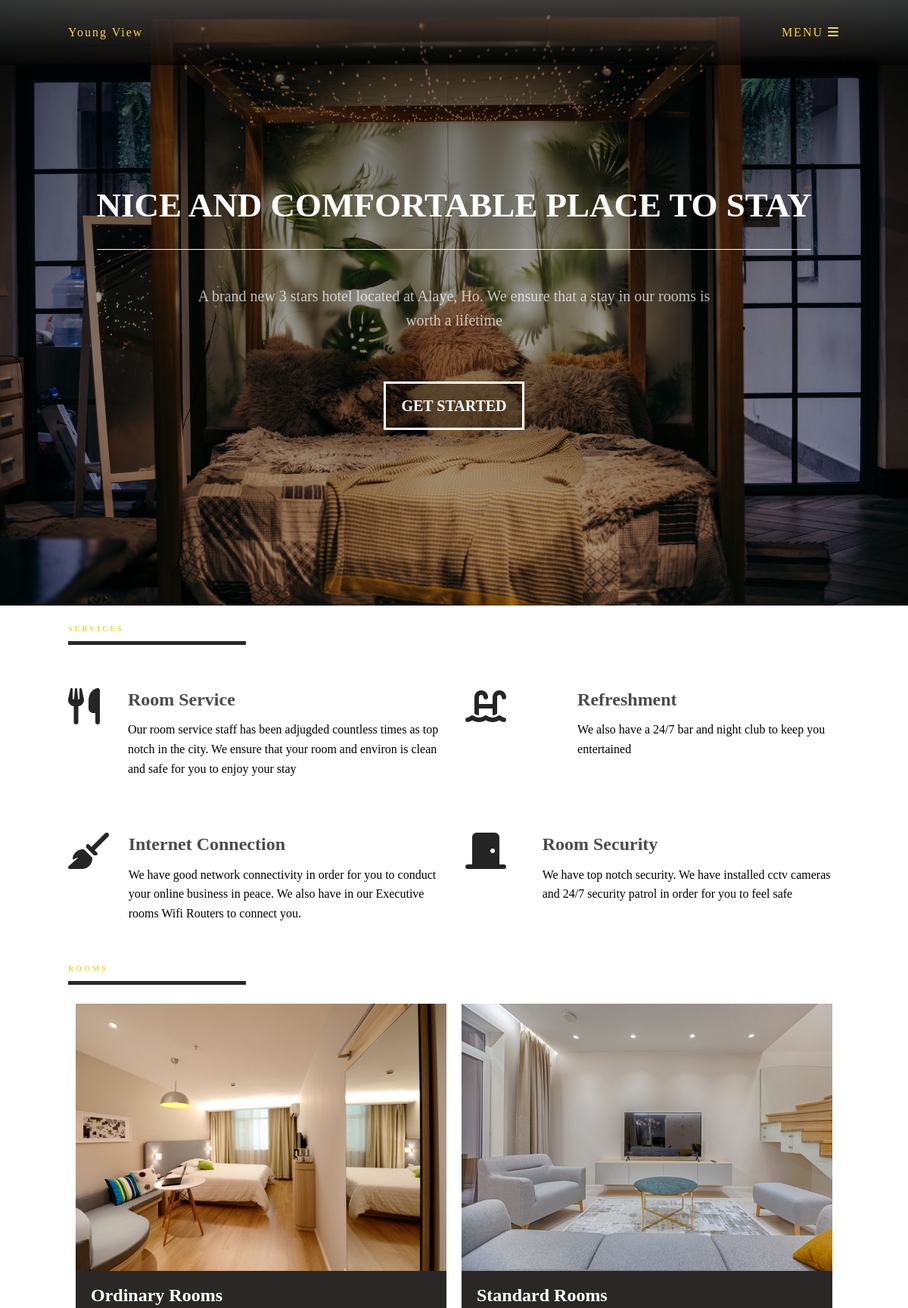
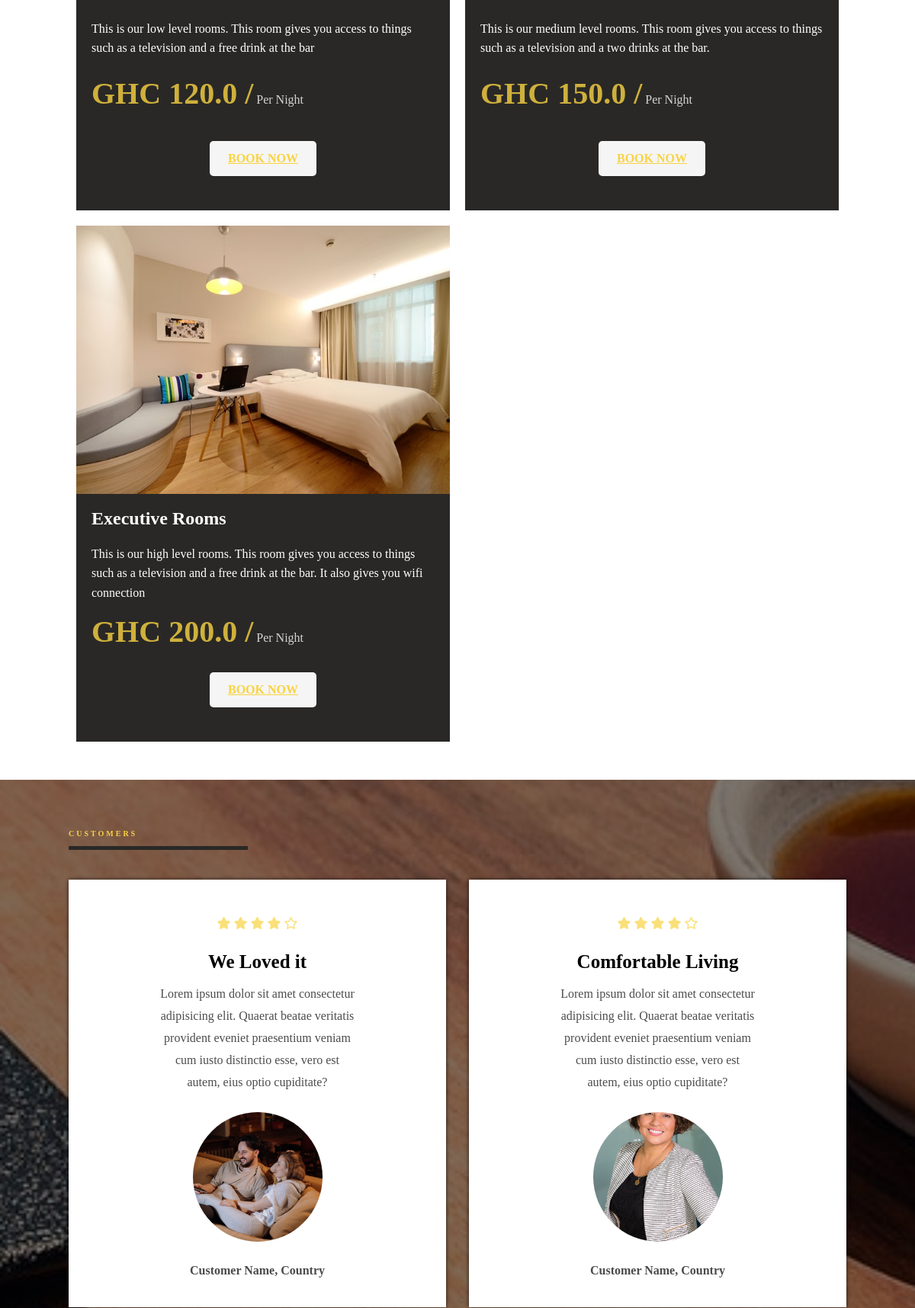
The page / (upper part) on the database its author committed (2 pictures, top to bottom).
### receptionist/models.py (models this page shows, shortened)
class Collective_Room(models.Model):
    name = models.CharField(max_length=100, primary_key=True)
    price = models.FloatField()
    description = models.TextField(max_length=200)
    img = models.ImageField(upload_to= 'room_images')

### users/views.py (the view)
def index(request):
    rooms = Collective_Room.objects.all()
    return render(request, 'user_main.html', {'rooms':rooms})

### templates/user_main.html (shortened to what this page needs)
{% load static %}
<!DOCTYPE html>
<html>
    <head>
        <link rel="stylesheet" href={% static "main.css" %}>
    </head>
    <body>
        <header class = "header" id = "header">
            <div class = "head-top">
                <div class = "site-name">
                    <span>Young View</span>
                </div>
                <div class = "site-nav">
                    <span id = "nav-btn">MENU <i class = "fas fa-bars"></i></span>
                </div>
            </div>
            <div class = "head-bottom flex">
                <h2>NICE AND COMFORTABLE PLACE TO STAY</h2>
                <p>A brand new 3 stars hotel located at Alaye, Ho. We ensure that a stay in our rooms is worth a lifetime</p>
                <a href="#rooms" class = "head-btn">GET STARTED</a>
            </div>
        </header>
        <section class = "services sec-width" id = "services">
            <div class = "title">
                <h2>services</h2>
            </div>
            <div class = "services-container">
                <article class = "service">
                    <div class = "service-icon">
                        <span>
                            <i class = "fas fa-utensils"></i>
                        </span>
                    </div>
                    <div class = "service-content">
                        <h2>Room Service</h2>
                        <p>Our room service staff has been adjugded countless times as top notch in the city. We ensure that your room and environ is clean and safe for you to enjoy your stay</p>
                    </div>
                </article>
                <article class = "service">
                    <div class = "service-icon">
                        <span>
                            <i class = "fas fa-swimming-pool"></i>
                        </span>
                    </div>
                    <div class = "service-content">
                        <h2>Refreshment</h2>
                        <p>We also have a 24/7 bar and night club to keep you entertained</p>
                    </div>
                </article>
                <article class = "service">
                    <div class = "service-icon">
                        <span>
                            <i class = "fas fa-broom"></i>
                        </span>
                    </div>
                    <div class = "service-content">
                        <h2>Internet Connection</h2>
                        <p>We have good network connectivity in order for you to conduct your online business in peace. We also have in our Executive rooms Wifi Routers to connect you.</p>
                    </div>
                </article>
                <article class = "service">
                    <div class = "service-icon">
                        <span>
                            <i class = "fas fa-door-closed"></i>
                        </span>
                    </div>
                    <div class = "service-content">
                        <h2>Room Security</h2>
                        <p>We have top notch security. We have installed cctv cameras and 24/7 security patrol in order for you to feel safe</p>
                    </div>
                </article>
            </div>
        </section>
        <section class = "rooms sec-width" id = "rooms">
            <div class = "title">
                <h2>rooms</h2>
            </div>
            <div class = "rooms-container">
                {% for room in rooms %}
                <article class = "room">
                    <div class = "room-image">
                        <img src = {{ room.img.url }} alt = "room image">
                    </div>
                    <div class = "room-text">
                        <h3>{{room.name}} Rooms</h3>
                        <p>{{room.description}}</p>
                        <p class = "rate">
                            <span>GHC {{room.price}} /</span> Per Night
                        </p>
                        <a type = "button" href="/booking/{{room.name}}" class = "btn">book now</a>
                    </div>
                </article>
                {% endfor %}
            </div>
        </section>
        <section class = "customers" id = "customers">
            <div class = "sec-width">
                <div class = "title">
                    <h2>customers</h2>
                </div>
                <div class = "customers-container">
                    <div class = "customer">
                        <div class = "rating">
                            <span><i class = "fas fa-star"></i></span>
                            <span><i class = "fas fa-star"></i></span>
                            <span><i class = "fas fa-star"></i></span>
                            <span><i class = "fas fa-star"></i></span>
                            <span><i class = "far fa-star"></i></span>
                        </div>
                        <h3>We Loved it</h3>
                        <p>Lorem ipsum dolor sit amet consectetur adipisicing elit. Quaerat beatae veritatis provident eveniet praesentium veniam cum iusto distinctio esse, vero est autem, eius optio cupiditate?</p>
                        <img src = {% static "images/cus1.jpg" %} alt = "customer image">
                        <span>Customer Name, Country</span>
                    </div>
                    <div class = "customer">
                        <div class = "rating">
                            <span><i class = "fas fa-star"></i></span>
                            <span><i class = "fas fa-star"></i></span>
                            <span><i class = "fas fa-star"></i></span>
                            <span><i class = "fas fa-star"></i></span>
                            <span><i class = "far fa-star"></i></span>
                        </div>
                        <h3>Comfortable Living</h3>
                        <p>Lorem ipsum dolor sit amet consectetur adipisicing elit. Quaerat beatae veritatis provident eveniet praesentium veniam cum iusto distinctio esse, vero est autem, eius optio cupiditate?</p>
                        <img src = {% static "images/cus2.jpg" %} alt = "customer image">
                        <span>Customer Name, Country</span>
                    </div>
                </div>
            </div>
        </section>
    </body>
</html>

### static/main.css (style rules this page uses)
:root { --transition: all 0.7s ease; --yellow: #f9d342; --dark: #292826; }
* { box-sizing: border-box; padding: 0; margin: 0; font-family: Poppins, serif; }
html { scroll-behavior: smooth; }
body { line-height: 1.6; }
.btn { font-size: 16px; text-transform: uppercase; font-weight: 600; border: none; display: flex; color: var(--yellow); justify-content: center; align-items: center; background: whitesmoke; border-radius: 5px; padding: 10px; width: 140px; margin: 15px auto; cursor: pointer; transition: var(--transition); }
.flex { display: flex; flex-direction: column; justify-content: center; align-items: center; }
h1, h2, h3, h4, h5, h6 { padding: 8px 0; }
img { width: 100%; display: block; }
.header { background: linear-gradient(rgba(0, 0, 0, 0.6), rgba(0, 0, 0, 0.2)), url("images/banner-img.jpg") center/cover no-repeat; min-height: 100vh; color: #fff; display: flex; flex-direction: column; align-content: stretch; }
.head-top { display: flex; justify-content: space-between; align-items: center; background: linear-gradient(to bottom, rgba(255, 255, 255, 0.192), rgba(0, 0, 0, 0.562)); position: fixed; padding: 30px 90px; width: 100%; z-index: 9; }
.head-top span { cursor: pointer; letter-spacing: 2px; transition: var(--transition); color: #f9d342; }
.head-bottom { flex: 1; text-align: center; width: 80vw; margin: 0 auto; }
.head-bottom h2 { padding: 22px 0; font-size: 45px; border-bottom: 1px solid #fff; }
.head-bottom p { opacity: 0.7; font-size: 20px; margin: 45px auto; width: 60vw; }
.head-btn { margin: 20px 0; font-size: 20px; font-weight: bold; border: 3px solid #fff; background: transparent; padding: 13px 20px; background: rgba(0, 0, 0, 0.3); color: #fff; cursor: pointer; transition: var(--transition); text-decoration: none; }
.title { text-transform: uppercase; letter-spacing: 3px; font-size: 30px; color: var(--yellow); border-bottom: 5px solid var(--dark); width: 235px; margin: 15px 0; }
.sec-width { width: 85vw; margin: 0 auto!important; }
.services { margin: 40px 0; }
.service { display: flex; margin: 30px 0; }
.service-icon { flex: 30%; align-self: flex-start; font-size: 48px; color: #252525; }
.service-content { padding-left: 20px; }
.service-content h2 { opacity: 0.7; }
@media (min-width: 992px) { .services-container { display: grid; grid-template-columns: repeat(2, 1fr); grid-column-gap: 30px; } }
@media (min-width: 992px) { .title h2 { font-size: 10px!important; } }
.rooms { margin: 40px 0; }
.room { margin: 45px 0; padding-bottom: 25px; background: var(--dark); color: #fff; }
.room-text { display: flex; flex-direction: column; justify-content: space-between; height: 300px; padding: 5px 20px; }
.room-text h3 { font-size: 24px; }
.rate { opacity: 0.8; }
.rate span { font-size: 40px; font-weight: 900; color: var(--yellow); }
.room-image { overflow: hidden; }
.room-image img { transition: var(--transition); }
@media (min-width: 900px) { .rooms-container { display: flex; flex-wrap: wrap; } }
@media (min-width: 900px) { .room { flex: 0 0 calc(50% - 20px); margin: 10px; } }
.customers { margin-top: 40px; padding: 40px 0; background: linear-gradient(rgba(0, 0, 0, 0.5), rgba(0, 0, 0, 0.5)), url("images/customer-banner.jpg") center/cover no-repeat fixed; }
.customer { background: #fff; padding: 35px; text-align: center; margin: 24px 0; box-shadow: 0px 0px 5px rgba(0, 0, 0, 0.75); cursor: pointer; transition: var(--transition); }
.rating { margin: 10px 0; color: var(--yellow); }
.customer h3 { font-size: 25px; }
.customer p { opacity: 0.7; line-height: 1.8; width: 60%; margin: 0 auto; }
.customer img { width: 170px; height: 170px; border-radius: 50%; margin: 25px auto; }
.customer span { font-weight: 700; opacity: 0.7; }
@media (min-width: 992px) { .customers-container { display: grid; grid-template-columns: repeat(2, 1fr); grid-gap: 30px; } }

### rows shown on the page
Collective_Room: img (picture), name "Ordinary", description "This is our low level rooms. This room gives you access to things such as a television and a free drink at the bar", price "120.0"
Collective_Room: img (picture), name "Standard", description "This is our medium level rooms. This room gives you access to things such as a television and a two drinks at the bar.", price "150.0"
Collective_Room: img (picture), name "Executive", description "This is our high level rooms. This room gives you access to things such as a television and a free drink at the bar. It also gives you wifi connection", price "200.0"
